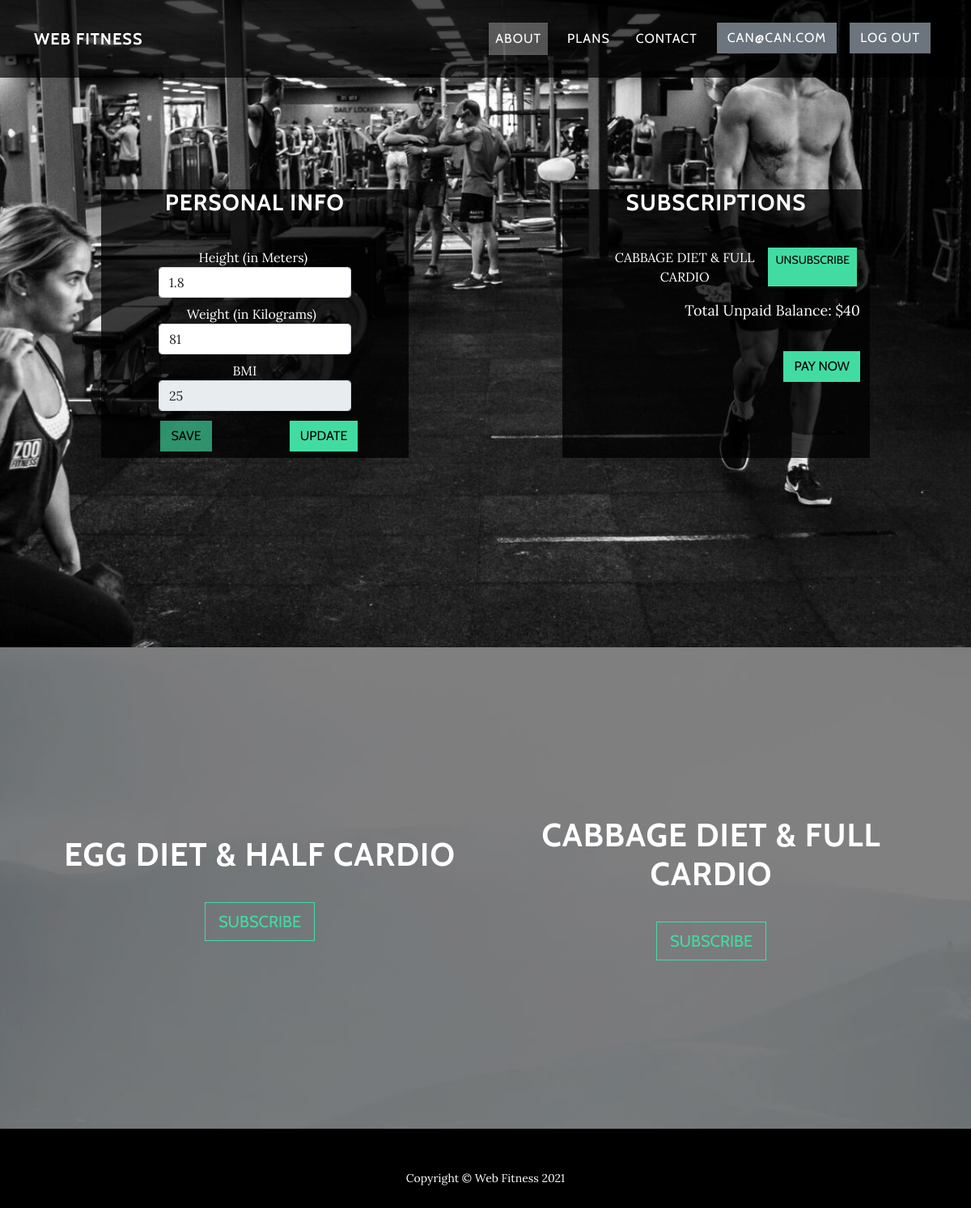
The app's page /profile.php (signed in) with its own data.
### tables this page shows
CREATE TABLE `bmi_index` (
  `bmi_index_id` int(11) NOT NULL,
  `uid` varchar(11) NOT NULL,
  `last_edit` timestamp NOT NULL DEFAULT current_timestamp() ON UPDATE current_timestamp(),
  `height` varchar(6) NOT NULL,
  `weight` varchar(6) NOT NULL,
  `bmi` varchar(6) NOT NULL
);

CREATE TABLE `plans_users` (
  `index_id` int(11) NOT NULL,
  `uid` varchar(10) NOT NULL,
  `plan_id` varchar(10) NOT NULL
);

CREATE TABLE `plans` (
  `plan_id` int(5) NOT NULL,
  `plan_title` text NOT NULL,
  `plan_desc` text NOT NULL,
  `plan_bmi_min` varchar(10) NOT NULL,
  `plan_bmi_max` varchar(10) NOT NULL,
  `plan_price` varchar(10) NOT NULL
);

### inc/db.php (called while the page is built, shortened)
<?php
class DB {
	static $pdo = null;
	static $charset = 'UTF8';
	static $last_stmt = null;
	public static function instance()
	{
		return
			self::$pdo == null ?
				self::init() :
				self::$pdo;
	}
	public static function init()
	{
		self::$pdo = new PDO(
			'mysql:host=' . MYSQL_HOST .';dbname=' . MYSQL_DB,
			MYSQL_USER,
			MYSQL_PASS
		);
        self::$pdo->setAttribute( PDO::ATTR_ERRMODE, PDO::ERRMODE_WARNING );
		self::$pdo->exec('SET NAMES `' . self::$charset . '`');
		self::$pdo->setAttribute(PDO::ATTR_DEFAULT_FETCH_MODE, PDO::FETCH_OBJ);
		return self::$pdo;
	}
	public static function query($query, $bindings = null)
	{
		if(is_null($bindings))
		{
			if(!self::$last_stmt = self::instance()->query($query))
				return false;
		}
		else
		{
			self::$last_stmt = self::prepare($query);
			if(!self::$last_stmt->execute($bindings))
				return false;
		}
		return self::$last_stmt;
	}
	public static function getVar($query, $bindings = null)
	{
		if(!$stmt = self::query($query, $bindings))
			return false;
		return $stmt->fetchColumn();
	}
}

### profile.php (the view, shortened to what this page needs)
<!DOCTYPE html>
<html lang="en">
<head>
    <link rel="stylesheet" href="assets/bootstrap/css/bootstrap.min.css">
    <link rel="stylesheet" href="assets/fonts/font-awesome.min.css">
    <link rel="stylesheet" href="assets/fonts/ionicons.min.css">
    <link rel="stylesheet" href="assets/css/Login-Form-Dark.css">
    <link rel="stylesheet" href="assets/css/styles.css">
</head>
<body>
    <?php
    include './inc/header.php';
    if (isset($_SESSION['uid'])) {
        $sql_get_info = "SELECT * FROM bmi_index WHERE uid = '".$_SESSION['uid']."'";
        foreach (DB::query($sql_get_info) as $row) {
            $height = $row->height;
            $weight = $row->weight;
            $bmi = $row->bmi;
        }
    }
    else{
        header("Location: index.php");
    }
    ?>
    <header data-bss-parallax-bg="true" class="masthead" style="background-image: url(assets/img/zoo_bg.jpg);background-position: center;background-size: cover;">
        <div class="intro-body">
            <div class="container">
                <div class="row">
                    <div class="col-10 col-sm-10 col-md-8 col-lg-4 col-xl-4 col-xxl-4 offset-1 offset-sm-1 offset-md-2 offset-lg-4 offset-xl-4 offset-xxl-4 mx-auto box-bg">
                        <h3>Personal Info</h3>
                        <form method="post">
                            <label class="form-label m-1">Height (in Meters)&nbsp;<input class="form-control d-xl-flex justify-content-xl-end align-items-xl-center" type="number" step="0.01" name="height" required="" value="<?php echo $height ?>"></label>
                            <label class="form-label m-1">Weight (in Kilograms)&nbsp;&nbsp;<input class="form-control d-xl-flex justify-content-xl-end align-items-xl-center" type="number" step="0.1" name="weight" required="" value="<?php echo $weight ?>"></label>
                            <label class="form-label m-1">BMI&nbsp; &nbsp; &nbsp;&nbsp;<input class="form-control" type="number" readonly="" disabled="" value="<?php echo $bmi ?>"></label>
                            <div class="d-xl-flex justify-content-xl-end p-2">
                                <?php
                                if (empty($bmi)) {
                                    echo '<div class="col"><input class="btn btn-primary" name="save" value="Save" type="submit"></div>';
                                    echo '<div class="col"><input class="btn btn-primary disabled" name="update" value="Update" type="submit"></input></div>';
                                }
                                else{
                                    echo '<div class="col"><input class="btn btn-primary disabled" name="save" value="Save" type="submit"></div>';
                                    echo '<div class="col"><input class="btn btn-primary" name="update" value="Update" type="submit"></input></div>';
                                }
                                ?>
                            </div>
                        </form>
                    </div>
                    <div class="col-10 col-sm-10 col-md-8 col-lg-4 col-xl-4 col-xxl-4 offset-1 offset-sm-1 offset-md-2 offset-lg-4 offset-xl-4 offset-xxl-4 mx-auto box-bg">
                        <h3>Subscrıptıons</h3>
                        <div class="row">
                            <div class="col">
                                <form method="post">
                                <ul>
                                    <?php
                                    if (isset($_SESSION['uid'])) {
                                        $sql_get_plans = "SELECT `plans_users`.*, `plans`.* FROM `plans_users`,`plans` WHERE `plans_users`.`plan_id` = `plans`.`plan_id` AND `plans_users`.`uid` = '".$_SESSION['uid']."'";
                                        foreach (DB::query($sql_get_plans) as $row) {
                                            echo '<li class="d-xl-flex justify-content-xl-end m-1">'.$row->plan_title.'<a href="delete_subscription.php?id='.$row->index_id.'" class="btn btn-primary btn-sm" type="button">Unsubscribe</a></li>';
                                        }
                                    }
                                    else{
                                        header("Location: index.php");
                                    }
                                    $sql_total_price = "SELECT SUM(`plans`.`plan_price`) FROM `plans`,`plans_users` WHERE `plans_users`.`plan_id` = `plans`.`plan_id` AND `plans_users`.`uid` = '".$_SESSION['uid']."'";
                                    $totalunpaid = DB::getVar($sql_total_price);
                                    ?>
                                </ul>
                            </form>
                            </div>
                        </div>
                        <div class="row">
                            <div class="col">
                                <p class="d-xl-flex justify-content-xl-end">Total Unpaid Balance: $<?php echo $totalunpaid; ?> </p>
                            </div>
                        </div>
                        <div class="row">
                            <div class="col d-xl-flex justify-content-xl-end"><a href="#" onClick='alert("YOU CAN PAY HERE  TR070006400000111730401701")' class="btn btn-primary" type="button">Pay Now</a></div>
                        </div>
                    </div>
                </div>
            </div>
        </div>
    </header>
    <section class="text-center download-section content-section" data-bss-parallax-bg="true" id="plans" style="background-image: url(assets/img/intro-bg.jpg);background-position: center;background-size: cover;">
        <div class="container d-lg-flex justify-content-lg-center align-items-lg-center">
            <?php
            $sql = "SELECT * FROM plans WHERE `plan_bmi_min` <= '".$bmi."' AND `plan_bmi_max` >= '".$bmi."'";
            foreach (DB::query($sql) as $row) {
                echo '<div class="col bg-box p-2">';
                echo '<h1>'.$row->plan_title.'</h1>';
                echo '<a href="plans.php?id='.$row->plan_id.'" class="btn btn-primary btn-lg btn-default" type="button">Subscribe</a>';
                echo '</div>';
            }
            ?>
        </div>
    </section>
    <footer>
        <div class="container text-center">
            <p>Copyright ©&nbsp;Web Fitness 2021</p>
        </div>
    </footer>
    </body>
    </html>

### inc/header.php (shortened to what this page needs)
<?php
if (isset($_SESSION['email'])) {
    echo '<nav class="navbar navbar-light navbar-expand-md fixed-top" id="mainNav">';
    echo '<div class="container"><a class="navbar-brand" href="index.php#">Web Fitness</a><button data-bs-toggle="collapse" class="navbar-toggler navbar-toggler-right" data-bs-target="#navbarResponsive" type="button" aria-controls="navbarResponsive" aria-expanded="false" aria-label="Toggle navigation" value="Menu"><i class="fa fa-bars"></i></button>';
    echo '<div class="collapse navbar-collapse" id="navbarResponsive">';
    echo '<ul class="navbar-nav ms-auto">';
    echo '<li class="nav-item nav-link"><a class="nav-link active" href="#about">About</a></li>';
    echo '<li class="nav-item nav-link"><a class="nav-link" href="#plans">PLANS</a></li>';
    echo '<li class="nav-item nav-link"><a class="nav-link" href="#contact">CONTACT</a></li>';
    echo '<li class="nav-item nav-link"><a class="btn btn-secondary" role="button" href="profile.php">'.$_SESSION['email'].'</a></li>';
    echo '<li class="nav-item nav-link"><a class="btn btn-secondary" role="button" href="logout.php">LOG OUT</a></li>';
    echo '</ul>';
    echo '</div>';
    echo '</div>';
    echo '</nav>';
}
?>

### assets/css/styles.css (style rules this page uses)
.box-bg { background-color: rgba(0,0,0,0.75); }
#mainNav { border-bottom: 0 !important; background-color: rgba(0,0,0,0.7); }

### records on screen
bmi_index: height "1.8", weight "81", bmi "25"
plans_users: plan.plan_title "CABBAGE DIET & FULL CARDIO"
plans: plan_title "EGG DIET & HALF CARDIO"
plans: plan_title "CABBAGE DIET & FULL CARDIO"

### other values on screen
$_SESSION['email'] "CAN@CAN.COM"
$totalunpaid "40"
